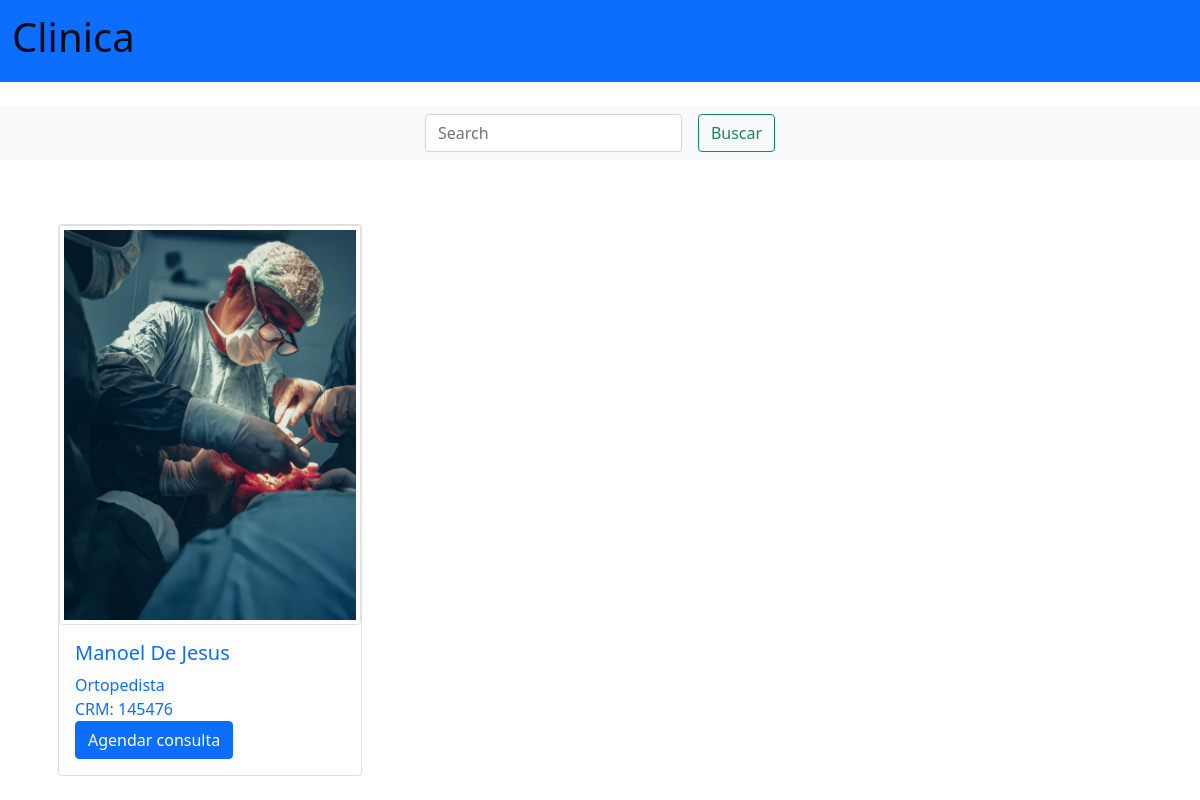
/home/especialidade/2/, run on the app's committed database.
### consulta/models.py (models this page shows, shortened)
class Medico(models.Model):
    nome_completo = models.CharField(max_length=75)
    idade = models.CharField(max_length=20)
    genero = models.CharField(max_length=20)
    crm = models.CharField(max_length=20)
    endereco = models.CharField(max_length=80)
    cep = models.CharField(max_length=30)
    publicado = models.BooleanField(default=False)
    img = models.ImageField(upload_to='home/covers/%Y/%m/%d/')
    especialidade = models.ForeignKey(
        Categoria, on_delete=models.SET_NULL, null=True
    )
    autor = models.ForeignKey(
        User, on_delete=models.SET_NULL, null=True)

class Categoria(models.Model):
    especialidade = models.CharField(max_length=75)
    def __str__(self) -> str:
        return self.especialidade

### consulta/views.py (the view)
class ListViewEspecialidade(ListViewBase):
    template_name = 'consulta/pages/especialidade.html'
    def get_queryset(self, *args, **kwargs):
        qs = super().get_queryset(*args, **kwargs)
        qs = qs.filter(
            publicado=True,
            especialidade__id=self.kwargs.get('especialidade_id'),
        )
        return qs

### consulta/views.py (called while the page is built)
    def get_queryset(self, *args, **kwargs):
        qs = super().get_queryset(*args, **kwargs)
        qs = qs.filter(publicado=True,)
        return qs

### consulta/templates/consulta/pages/especialidade.html
{% extends 'partials/base.html' %}
  {% block conteudo %}
  {% include 'partials/_search.html' %}
  <div class="container">
    {% include 'partials/_cards.html' %}
  </div>
  {% endblock conteudo %}

### template_global/partials/_cards.html
<div class="container-md mx-auto mt-5">
  <div class="row p-2">
    {% for medico in medicos %}
    <div class="col p-2">
      <div class="card" style="width: 19rem">
        <a href="{% url 'clinica:medico' medico.id%}" class="text-decoration-none">
        <img src="{{medico.img.url}}" class="card-img-top img-thumbnail" style="height: 25rem">
        </a>
        <div class="card-body">
          <a href="{% url 'clinica:medico' medico.id%}" class="text-decoration-none">
            <h5 class="card-title">{{medico.nome_completo}}</h5>
          </a>
          <a href="{% url 'clinica:especialidade' medico.especialidade.id %}" class="text-decoration-none">
            <p class="card-text">{{medico.especialidade}}</p>
          </a>
          <a href="{% url 'clinica:medico' medico.id %}" class="text-decoration-none">
            <p class="card-text">CRM: {{medico.crm}}</p>
          </a>
          <a href="{% url 'clinica:medico' medico.id %}" class="btn btn-primary text-decoration-none">Agendar consulta</a>
        </div>
      </div>
    </div>
    {% empty %}
        <div class="container">
            <h1>Medicos não encontrados🥲</h1>
        </div>
    {% endfor %}
  </div>
</div>

### data on the page
Medico: img (picture), nome_completo "Manoel De Jesus", especialidade "Ortopedista", crm "145476"
